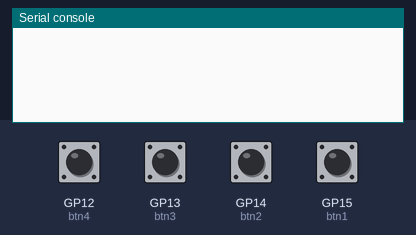
Bench run of a program on a simulated Raspberry Pi Pico running CircuitPython. Parts: the last lines printed to the serial console. The inputs (shaded band) are chosen by the test bench; at power-on: GP12 (btn4), GP13 (btn3), GP14 (btn2), GP15 (btn1) LOW. USB keyboard and mouse output is not drawn.

Above: at 1.2 s.
1.3 s: GP12 (btn4) pulled HIGH for 0.15 s
At 2.3 s:
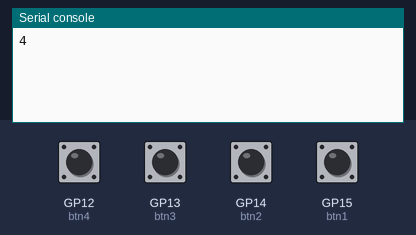
2.9 s: GP13 (btn3) pulled HIGH for 0.15 s
At 4.1 s:
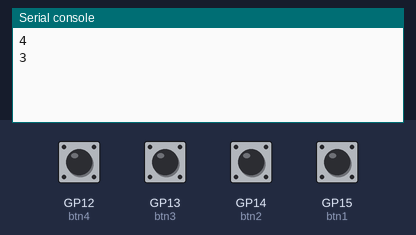
4.5 s: GP14 (btn2) pulled HIGH for 0.15 s
At 4.9 s:
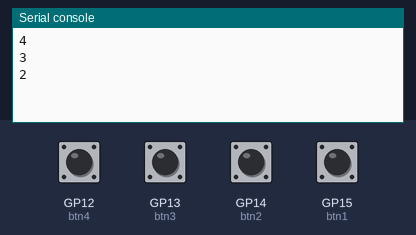
6.1 s: GP15 (btn1) pulled HIGH for 0.15 s
At 7.2 s:
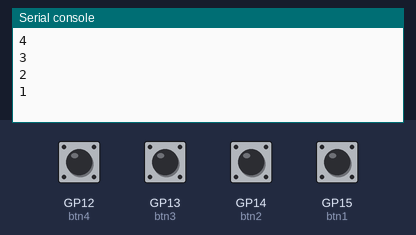
Timing chart, 0 to 8.7 s (numbered marks = the images above; inputs shaded):
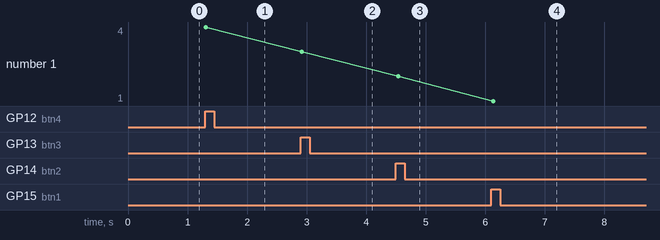

Measured:
- after the input at 1.3 s, the serial console: prints a new line at once (image 1)
- after the input at 2.9 s, the serial console: prints a new line at once (image 2)
- after the input at 4.5 s, the serial console: prints a new line at once (image 3)
- after the input at 6.1 s, the serial console: prints a new line at once (image 4)
- plotted number 1: 4 → 3 after the input at 2.9 s, 3 → 2 after the input at 4.5 s, 2 → 1 after the input at 6.1 s

The program:

main.py
```python
import time # to stop bugs  ## note use asyncio when it comes to the pico lib ##
import board # for the gpio pins
import digitalio # to say if the button has power or no
import usb_hid # to use it as a keyboard
from adafruit_hid.keyboard import Keyboard # to press keys
from adafruit_hid.keycode import Keycode # to say which keys to press


'''
define which button is which gpio pin
'''

btn1_pin = board.GP15
btn2_pin = board.GP14
btn3_pin = board.GP13
btn4_pin = board.GP12


keyboard = Keyboard(usb_hid.devices) # define the usb device as a keyboard


'''
define the buttons pull direction and the pins
'''

btn1 = digitalio.DigitalInOut(btn1_pin)
btn1.direction = digitalio.Direction.INPUT
btn1.pull = digitalio.Pull.DOWN

btn2 = digitalio.DigitalInOut(btn2_pin)
btn2.direction = digitalio.Direction.INPUT
btn2.pull = digitalio.Pull.DOWN

btn3 = digitalio.DigitalInOut(btn3_pin)
btn3.direction = digitalio.Direction.INPUT
btn3.pull = digitalio.Pull.DOWN

btn4 = digitalio.DigitalInOut(btn4_pin)
btn4.direction = digitalio.Direction.INPUT
btn4.pull = digitalio.Pull.DOWN


while True: # infinite loop to work all the time
    ## press alt tab ##
    if btn1.value: # when power is passed it will be True when its not its False
        print("1") # chech not mandatory
        keyboard.press(Keycode.ALT, Keycode.TAB) # press alt tab
        time.sleep(0.1) # !!!if this not here its will bug!!!
        keyboard.release(Keycode.ALT, Keycode.TAB) # release alt tab

    ## open vs code ##
    elif btn2.value: # when power is passed it will be True when its not its False
        print("2") # chech not mandatory
        keyboard.press(Keycode.GUI, Keycode.R) # press windows r
        keyboard.release(Keycode.GUI, Keycode.R) # release windows ar
        time.sleep(0.1) # !!!if this not here its will bug!!!
        keyboard.press(Keycode.C) # press c
        keyboard.release(Keycode.C) # release c
        time.sleep(0.1) # !!!if this not here its will bug!!!
        keyboard.press(Keycode.O) # press o
        keyboard.release(Keycode.O) # release o
        time.sleep(0.1) # !!!if this not here its will bug!!!
        keyboard.press(Keycode.D) # press d
        keyboard.release(Keycode.D) # release d
        time.sleep(0.1) # !!!if this not here its will bug!!!
        keyboard.press(Keycode.E) # press e
        keyboard.release(Keycode.E) # release e
        time.sleep(0.1)
        keyboard.press(Keycode.ENTER) # press enter
        time.sleep(0.1) # !!!if this not here its will bug!!!
        keyboard.release(Keycode.ENTER) # release enter

    ## screenshot on win 10 ##
    elif btn3.value: # when power is passed it will be True when its not its False
        print("3") # chech not mandatory
        keyboard.press(Keycode.GUI, Keycode.SHIFT, Keycode.S) # press win shift s
        time.sleep(0.1) # !!!if this not here its will bug!!!
        keyboard.release(Keycode.GUI, Keycode.SHIFT, Keycode.S) # release win shift s

    ## clip save of 5 min on radeon software ##
    elif btn4.value: # when power is passed it will be True when its not its False
        print("4") # chech not mandatory
        keyboard.press(Keycode.CONTROL, Keycode.SHIFT, Keycode.BACKSLASH) # press ctrl shift \
        time.sleep(0.1) # !!!if this not here its will bug!!!
        keyboard.release(Keycode.CONTROL, Keycode.SHIFT, Keycode.BACKSLASH) # release ctrl shift \

    time.sleep(0.1) # !!!if this not here its will bug!!!
```
